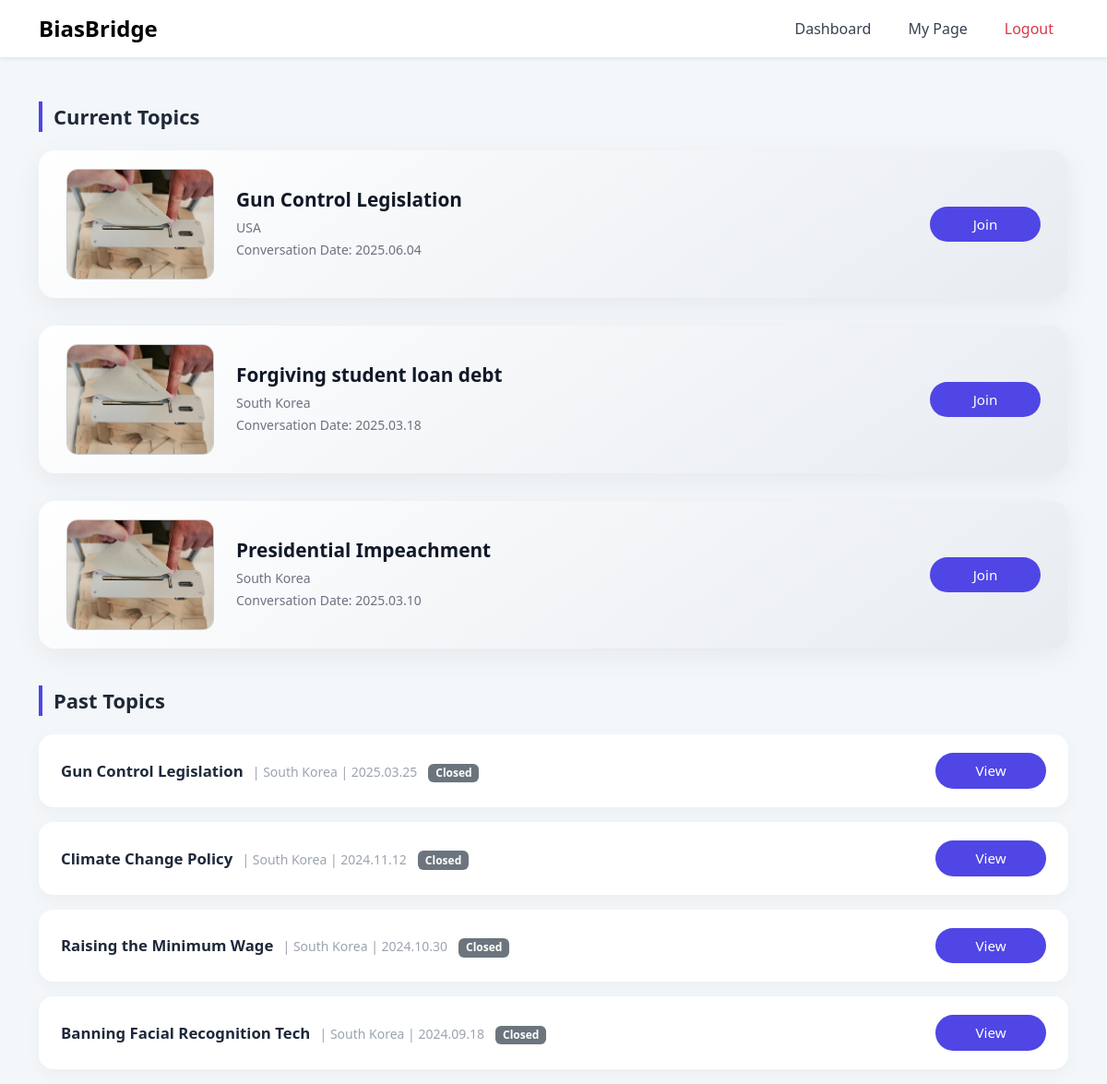
The app's page /dashboard (signed in) with its own data.
### tables this page shows
CREATE TABLE debates (
                id INTEGER PRIMARY KEY AUTOINCREMENT,
                topic TEXT NOT NULL,
                country TEXT,
                date TEXT,
                is_active INTEGER DEFAULT 1
            , image TEXT);

### app.py (the view)
@app.route('/dashboard')
def dashboard():
    if 'user_id' not in session:
        return redirect(url_for('login'))
    with sqlite3.connect(DB_PATH) as conn:
        cursor = conn.cursor()
        cursor.execute(
            "SELECT id, topic, country, date, is_active, image FROM debates WHERE is_active = 1 ORDER BY date DESC")
        current_debates = cursor.fetchall()
        cursor.execute(
            "SELECT id, topic, country, date, is_active, image FROM debates WHERE is_active = 0 ORDER BY date DESC")
        past_debates = cursor.fetchall()
    return render_template('dashboard.html',
                           username=session['username'],
                           is_admin=is_admin(),
                           current_debates=current_debates,
                           past_debates=past_debates)

### app.py (called while the page is built)
def is_admin():
    return session.get('username') == 'test@test.com'

### templates/dashboard.html (shortened to what this page needs)
<!DOCTYPE html>
<html lang="en">
<head>
  <link href="https://cdn.jsdelivr.net/npm/bootstrap@5.3.3/dist/css/bootstrap.min.css" rel="stylesheet">
</head>
<body>
  {% include 'nav.html' %}
  <div class="container mt-md-5">
    <div class="section-title">Current Topics</div>
    {% if current_debates %}
{% for id, topic, country, date, is_active, image in current_debates %}
        <div class="topic-card">
<img src="{{ url_for('static', filename='debate_images/' + (image if image else 'login_bg.jpg')) }}"
     onerror="this.onerror=null; this.src='{{ url_for('static', filename='images/login_bg.jpg') }}';"
     alt="Topic Image">
          <div class="topic-details">
            <h5>{{ topic }}</h5>
            <small>{{ country }}<br>Conversation Date: {{ date }}</small>
          </div>
          <div class="admin-controls">
            <form action="{{ url_for('debate', debate_id=id) }}" method="GET">
              <button class="topic-button">Join</button>
            </form>
          </div>
        </div>
      {% endfor %}
    {% else %}
      <p class="text-muted">No active debates at the moment.</p>
    {% endif %}
    <div class="section-title">Past Topics</div>
{% for id, topic, country, date, is_active, image in past_debates %}
      <div class="past-topic">
        <div>
          <span class="past-topic-title">{{ topic }}</span>
          <small>| {{ country }} | {{ date }}</small>
          {% if is_active %}
            <span class="badge bg-success badge-status">Open</span>
          {% else %}
            <span class="badge bg-secondary badge-status">Closed</span>
          {% endif %}
        </div>
        <div class="admin-controls">
          <form action="{{ url_for('view_debate', debate_id=id) }}" method="get">
            <button class="view-button">View</button>
          </form>
        </div>
      </div>
    {% endfor %}
  </div>
</body>
</html>

### templates/nav.html (shortened to what this page needs)
<nav class="navbar navbar-expand-lg navbar-light bg-white shadow-sm sticky-top py-2">
  <div class="container">
    <a class="navbar-brand fw-bold  fs-4" href="{{ url_for('index') }}">BiasBridge</a>
    <div class="collapse navbar-collapse" id="navbarNav">
      <ul class="navbar-nav ms-auto gap-2">
        {% if session.get('user_id') %}
          <li class="nav-item">
            <a class="nav-link px-3" href="{{ url_for('dashboard') }}">Dashboard</a>
          </li>
          <li class="nav-item">
            <a class="nav-link px-3" href="{{ url_for('mypage') }}">My Page</a>
          </li>
          <li class="nav-item">
            <a class="nav-link px-3 text-danger" href="{{ url_for('logout') }}">Logout</a>
          </li>
        {% else %}
          <li class="nav-item">
            <a class="nav-link px-3" href="{{ url_for('login') }}">Login</a>
          </li>
        {% endif %}
      </ul>
    </div>
  </div>
</nav>

### templates/dashboard.html (style rules this page uses)
body { background-color: #f4f7fa; font-family: 'Segoe UI', sans-serif; }
.section-title { font-size: 22px; font-weight: 700; margin: 40px 0 20px; color: #1f2937; border-left: 4px solid #4f46e5; padding-left: 12px; }
.topic-card { display: flex; align-items: center; background: linear-gradient(145deg, #ffffff, #e8ecf1); border-radius: 18px; padding: 20px 30px; margin-bottom: 30px; box-shadow: 0 8px 30px rgba(0,0,0,0.06); transition: transform 0.2s; }
.topic-card img { width: 160px; height: 120px; object-fit: cover; border-radius: 12px; margin-right: 24px; border: 1px solid #ccc; }
.topic-details { flex-grow: 1; }
.topic-details h5 { font-weight: 700; font-size: 1.3rem; margin-bottom: 6px; color: #111827; }
.topic-details small { color: #6b7280; }
.topic-button, .view-button { border: none; border-radius: 30px; padding: 8px 24px; background: #4f46e5; color: white; font-weight: 500; transition: 0.25s ease-in-out; }
.admin-controls { display: flex; flex-direction: column; gap: 8px; }
.past-topic { display: flex; justify-content: space-between; align-items: center; border-radius: 16px; padding: 20px 24px; margin-bottom: 16px; background: #ffffff; box-shadow: 0 5px 18px rgba(0, 0, 0, 0.04); }
.past-topic-title { font-weight: 600; font-size: 1.05rem; color: #1e293b; }
.past-topic small { color: #9ca3af; margin-left: 6px; }
.badge-status { font-size: 12px; margin-left: 8px; }
.topic-button, .view-button, .close-button { min-width: 120px; padding: 8px 24px; font-size: 0.95rem; text-align: center; }

### templates/nav.html (style rules this page uses)
.navbar-nav .nav-link { position: relative; color: #374151; font-weight: 500; transition: color 0.3s ease; }
.navbar-nav .nav-link::after { content: ''; position: absolute; left: 10%; bottom: -4px; width: 0%; height: 2px; background-color: #4f46e5; transition: width 0.3s ease, left 0.3s ease; }
.navbar-nav .nav-link.text-danger::after { background-color: #dc3545; }

### records on screen
debates: topic "Gun Control Legislation", country "USA", date "2025.06.04"
debates: topic "Forgiving student loan debt", country "South Korea", date "2025.03.18"
debates: topic "Presidential Impeachment", country "South Korea", date "2025.03.10"
debates: topic "Gun Control Legislation", country "South Korea", date "2025.03.25", is_active "Closed"
debates: topic "Climate Change Policy", country "South Korea", date "2024.11.12", is_active "Closed"
debates: topic "Raising the Minimum Wage", country "South Korea", date "2024.10.30", is_active "Closed"
debates: topic "Banning Facial Recognition Tech", country "South Korea", date "2024.09.18", is_active "Closed"
